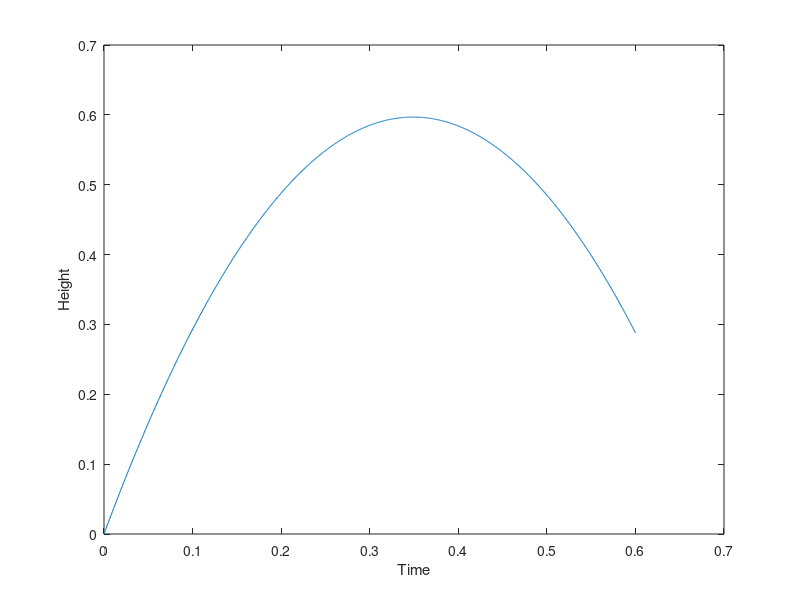

Write MATLAB code to recreate this figure.
%% The motion of the ball, problem set up
V0 = 10; % m/s
g = 9.8; % m/s^2
 
%% (a) 
% Create an array called Time containing 1001 equally spaced elements ranging
% from 0 to 0.6 seconds.
Time = linspace(0,0.6,1001);

%% (b) Initial x-direction velocity vx0, scalar variable xVel
xVel = V0*cosd(20);

%% (c) Initial y-direction velocity vy0, scalar variable yVel
yVel = V0*sind(20);

%% (d) 
xDistance = xVel*Time;

%% (e)
yDistance = yVel*Time-(g*(Time.*Time))/2;

%% (f) Max Height
MaxHeight = max(yDistance);

%% (g) Plot
plot(Time,yDistance);
xlabel('Time');
ylabel('Height');


